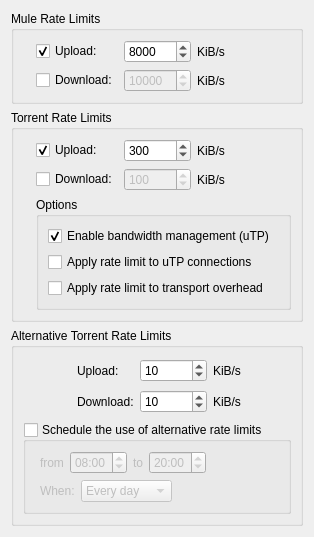
          <widget class="QWidget" name="scrollAreaWidgetContents_9">
           <property name="geometry">
            <rect>
             <x>0</x>
             <y>0</y>
             <width>275</width>
             <height>483</height>
            </rect>
           </property>
           <layout class="QVBoxLayout" name="verticalLayout_33">
            <item>
             <widget class="QGroupBox" name="groupBox_8">
              <property name="title">
               <string>Mule Rate Limits</string>
              </property>
              <layout class="QHBoxLayout" name="horizontalLayout_2">
               <item>
                <widget class="QLabel" name="label_7">
                 <property name="text">
                  <string notr="true"/>
                 </property>
                 <property name="pixmap">
                  <pixmap resource="../icons.qrc">:/Icons/slow_off.png</pixmap>
                 </property>
                </widget>
               </item>
               <item>
                <layout class="QGridLayout" name="gridLayout_13">
                 <item row="0" column="0">
                  <widget class="QCheckBox" name="ed2k_checkUploadLimit">
                   <property name="text">
                    <string>Upload:</string>
                   </property>
                   <property name="checked">
                    <bool>true</bool>
                   </property>
                  </widget>
                 </item>
                 <item row="0" column="1">
                  <widget class="QSpinBox" name="ed2k_spinUploadLimit">
                   <property name="enabled">
                    <bool>true</bool>
                   </property>
                   <property name="suffix">
                    <string/>
                   </property>
                   <property name="minimum">
                    <number>25</number>
                   </property>
                   <property name="maximum">
                    <number>1000000</number>
                   </property>
                   <property name="value">
                    <number>8000</number>
                   </property>
                  </widget>
                 </item>
                 <item row="0" column="2">
                  <widget class="QLabel" name="label_23">
                   <property name="text">
                    <string>KiB/s</string>
                   </property>
                  </widget>
                 </item>
                 <item row="1" column="0">
                  <widget class="QCheckBox" name="ed2k_checkDownloadLimit">
                   <property name="text">
                    <string>Download:</string>
                   </property>
                  </widget>
                 </item>
                 <item row="1" column="1">
                  <widget class="QSpinBox" name="ed2k_spinDownloadLimit">
                   <property name="enabled">
                    <bool>false</bool>
                   </property>
                   <property name="suffix">
                    <string/>
                   </property>
                   <property name="minimum">
                    <number>1</number>
                   </property>
                   <property name="maximum">
                    <number>1000000</number>
                   </property>
                   <property name="value">
                    <number>10000</number>
                   </property>
                  </widget>
                 </item>
                 <item row="1" column="2">
                  <widget class="QLabel" name="label_24">
                   <property name="text">
                    <string>KiB/s</string>
                   </property>
                  </widget>
                 </item>
                </layout>
               </item>
               <item>
                <spacer name="spacer">
                 <property name="orientation">
                  <enum>Qt::Horizontal</enum>
                 </property>
                 <property name="sizeHint" stdset="0">
                  <size>
                   <width>158</width>
                   <height>20</height>
                  </size>
                 </property>
                </spacer>
               </item>
              </layout>
             </widget>
            </item>
            <item>
             <widget class="QGroupBox" name="bandwidthBox">
              <property name="title">
               <string>Torrent Rate Limits</string>
              </property>
              <layout class="QGridLayout" name="gridLayout_7">
               <item row="0" column="0">
                <widget class="QLabel" name="label_5">
                 <property name="text">
                  <string notr="true"/>
                 </property>
                 <property name="pixmap">
                  <pixmap resource="../icons.qrc">:/Icons/slow_off.png</pixmap>
                 </property>
                </widget>
               </item>
               <item row="0" column="1">
                <layout class="QGridLayout" name="gridLayout_6">
                 <item row="0" column="0">
                  <widget class="QCheckBox" name="checkUploadLimit">
                   <property name="text">
                    <string>Upload:</string>
                   </property>
                   <property name="checked">
                    <bool>true</bool>
                   </property>
                  </widget>
                 </item>
                 <item row="0" column="1">
                  <widget class="QSpinBox" name="spinUploadLimit">
                   <property name="enabled">
                    <bool>true</bool>
                   </property>
                   <property name="suffix">
                    <string/>
                   </property>
                   <property name="minimum">
                    <number>25</number>
                   </property>
                   <property name="maximum">
                    <number>1000000</number>
                   </property>
                   <property name="value">
                    <number>300</number>
                   </property>
                  </widget>
                 </item>
                 <item row="0" column="2">
                  <widget class="QLabel" name="label_10">
                   <property name="text">
                    <string>KiB/s</string>
                   </property>
                  </widget>
                 </item>
                 <item row="1" column="0">
                  <widget class="QCheckBox" name="checkDownloadLimit">
                   <property name="text">
                    <string>Download:</string>
                   </property>
                  </widget>
                 </item>
                 <item row="1" column="1">
                  <widget class="QSpinBox" name="spinDownloadLimit">
                   <property name="enabled">
                    <bool>false</bool>
                   </property>
                   <property name="suffix">
                    <string/>
                   </property>
                   <property name="minimum">
                    <number>1</number>
                   </property>
                   <property name="maximum">
                    <number>1000000</number>
                   </property>
                   <property name="value">
                    <number>100</number>
                   </property>
                  </widget>
                 </item>
                 <item row="1" column="2">
                  <widget class="QLabel" name="label_13">
                   <property name="text">
                    <string>KiB/s</string>
                   </property>
                  </widget>
                 </item>
                </layout>
               </item>
               <item row="0" column="2">
                <spacer>
                 <property name="orientation">
                  <enum>Qt::Horizontal</enum>
                 </property>
                 <property name="sizeHint" stdset="0">
                  <size>
                   <width>200</width>
                   <height>20</height>
                  </size>
                 </property>
                </spacer>
               </item>
               <item row="1" column="1" colspan="2">
                <widget class="QGroupBox" name="groupBox_5">
                 <property name="title">
                  <string>Options</string>
                 </property>
                 <layout class="QVBoxLayout" name="verticalLayout_27">
                  <item>
                   <widget class="QCheckBox" name="checkuTP">
                    <property name="text">
                     <string>Enable bandwidth management (uTP)</string>
                    </property>
                    <property name="checked">
                     <bool>true</bool>
                    </property>
                   </widget>
                  </item>
                  <item>
                   <widget class="QCheckBox" name="checkLimituTPConnections">
                    <property name="text">
                     <string>Apply rate limit to uTP connections</string>
                    </property>
                   </widget>
                  </item>
                  <item>
                   <widget class="QCheckBox" name="checkLimitTransportOverhead">
                    <property name="text">
                     <string>Apply rate limit to transport overhead</string>
                    </property>
                   </widget>
                  </item>
                 </layout>
                </widget>
               </item>
              </layout>
             </widget>
            </item>
            <item>
             <widget class="QGroupBox" name="groupBox_6">
              <property name="title">
               <string>Alternative Torrent Rate Limits</string>
              </property>
              <layout class="QVBoxLayout" name="verticalLayout_11">
               <item>
                <layout class="QGridLayout" name="gridLayout_9">
                 <item row="0" column="0">
                  <widget class="QLabel" name="label_16">
                   <property name="minimumSize">
                    <size>
                     <width>48</width>
                     <height>48</height>
                    </size>
                   </property>
                   <property name="maximumSize">
                    <size>
                     <width>48</width>
                     <height>48</height>
                    </size>
                   </property>
                   <property name="text">
                    <string/>
                   </property>
                   <property name="pixmap">
                    <pixmap resource="../icons.qrc">:/Icons/slow.png</pixmap>
                   </property>
                   <property name="scaledContents">
                    <bool>false</bool>
                   </property>
                  </widget>
                 </item>
                 <item row="0" column="1">
                  <layout class="QGridLayout" name="gridLayout_8">
                   <item row="0" column="0">
                    <widget class="QLabel" name="label_11">
                     <property name="text">
                      <string>Upload:</string>
                     </property>
                    </widget>
                   </item>
                   <item row="0" column="1">
                    <widget class="QSpinBox" name="spinUploadLimitAlt">
                     <property name="minimum">
                      <number>1</number>
                     </property>
                     <property name="maximum">
                      <number>1000000</number>
                     </property>
                     <property name="value">
                      <number>10</number>
                     </property>
                    </widget>
                   </item>
                   <item row="0" column="2">
                    <widget class="QLabel" name="label_14">
                     <property name="text">
                      <string>KiB/s</string>
                     </property>
                    </widget>
                   </item>
                   <item row="1" column="0">
                    <widget class="QLabel" name="label_12">
                     <property name="text">
                      <string>Download:</string>
                     </property>
                    </widget>
                   </item>
                   <item row="1" column="1">
                    <widget class="QSpinBox" name="spinDownloadLimitAlt">
                     <property name="minimum">
                      <number>1</number>
                     </property>
                     <property name="maximum">
                      <number>1000000</number>
                     </property>
                     <property name="value">
                      <number>10</number>
                     </property>
                    </widget>
                   </item>
                   <item row="1" column="2">
                    <widget class="QLabel" name="label_15">
                     <property name="text">
                      <string>KiB/s</string>
                     </property>
                    </widget>
                   </item>
                  </layout>
                 </item>
                 <item row="0" column="2">
                  <spacer name="horizontalSpacer_8">
                   <property name="orientation">
                    <enum>Qt::Horizontal</enum>
                   </property>
                   <property name="sizeHint" stdset="0">
                    <size>
                     <width>222</width>
                     <height>59</height>
                    </size>
                   </property>
                  </spacer>
                 </item>
                </layout>
               </item>
               <item>
                <widget class="QGroupBox" name="check_schedule">
                 <property name="title">
                  <string>Schedule the use of alternative rate limits</string>
                 </property>
                 <property name="checkable">
                  <bool>true</bool>
                 </property>
                 <property name="checked">
                  <bool>false</bool>
                 </property>
                 <layout class="QVBoxLayout" name="verticalLayout_5">
                  <item>
                   <layout class="QHBoxLayout" name="horizontalLayout_13">
                    <property name="leftMargin">
                     <number>5</number>
                    </property>
                    <item>
                     <widget class="QLabel" name="label_6">
                      <property name="text">
                       <string extracomment="from (time1 to time2)">from</string>
                      </property>
                     </widget>
                    </item>
                    <item>
                     <widget class="QTimeEdit" name="schedule_from">
                      <property name="time">
                       <time>
                        <hour>8</hour>
                        <minute>0</minute>
                        <second>0</second>
                       </time>
                      </property>
                      <property name="displayFormat">
                       <string notr="true">hh:mm</string>
                      </property>
                      <property name="calendarPopup">
                       <bool>false</bool>
                      </property>
                     </widget>
                    </item>
                    <item>
                     <widget class="QLabel" name="label_17">
                      <property name="text">
                       <string extracomment="time1 to time2">to</string>
                      </property>
                      <property name="alignment">
                       <set>Qt::AlignCenter</set>
                      </property>
                     </widget>
                    </item>
                    <item>
                     <widget class="QTimeEdit" name="schedule_to">
                      <property name="time">
                       <time>
                        <hour>20</hour>
                        <minute>0</minute>
                        <second>0</second>
                       </time>
                      </property>
                      <property name="displayFormat">
                       <string notr="true">hh:mm</string>
                      </property>
                     </widget>
                    </item>
                    <item>
                     <spacer name="horizontalSpacer_9">
                      <property name="orientation">
                       <enum>Qt::Horizontal</enum>
                      </property>
                      <property name="sizeHint" stdset="0">
                       <size>
                        <width>40</width>
                        <height>20</height>
                       </size>
                      </property>
                     </spacer>
                    </item>
                   </layout>
                  </item>
                  <item>
                   <layout class="QHBoxLayout" name="horizontalLayout_14">
                    <property name="leftMargin">
                     <number>5</number>
                    </property>
                    <item>
                     <widget class="QLabel" name="label_18">
                      <property name="text">
                       <string>When:</string>
                      </property>
                     </widget>
                    </item>
                    <item>
                     <widget class="QComboBox" name="schedule_days">
                      <item>
                       <property name="text">
                        <string>Every day</string>
                       </property>
                      </item>
                      <item>
                       <property name="text">
                        <string>Week days</string>
                       </property>
                      </item>
                      <item>
                       <property name="text">
                        <string>Week ends</string>
                       </property>
                      </item>
                     </widget>
                    </item>
                    <item>
                     <spacer name="horizontalSpacer_10">
                      <property name="orientation">
                       <enum>Qt::Horizontal</enum>
                      </property>
                      <property name="sizeHint" stdset="0">
                       <size>
                        <width>40</width>
                        <height>20</height>
                       </size>
                      </property>
                     </spacer>
                    </item>
                   </layout>
                  </item>
                 </layout>
                </widget>
               </item>
              </layout>
             </widget>
            </item>
            <item>
             <spacer name="verticalSpacer_2">
              <property name="orientation">
               <enum>Qt::Vertical</enum>
              </property>
              <property name="sizeHint" stdset="0">
               <size>
                <width>20</width>
                <height>40</height>
               </size>
              </property>
             </spacer>
            </item>
           </layout>
          </widget>
